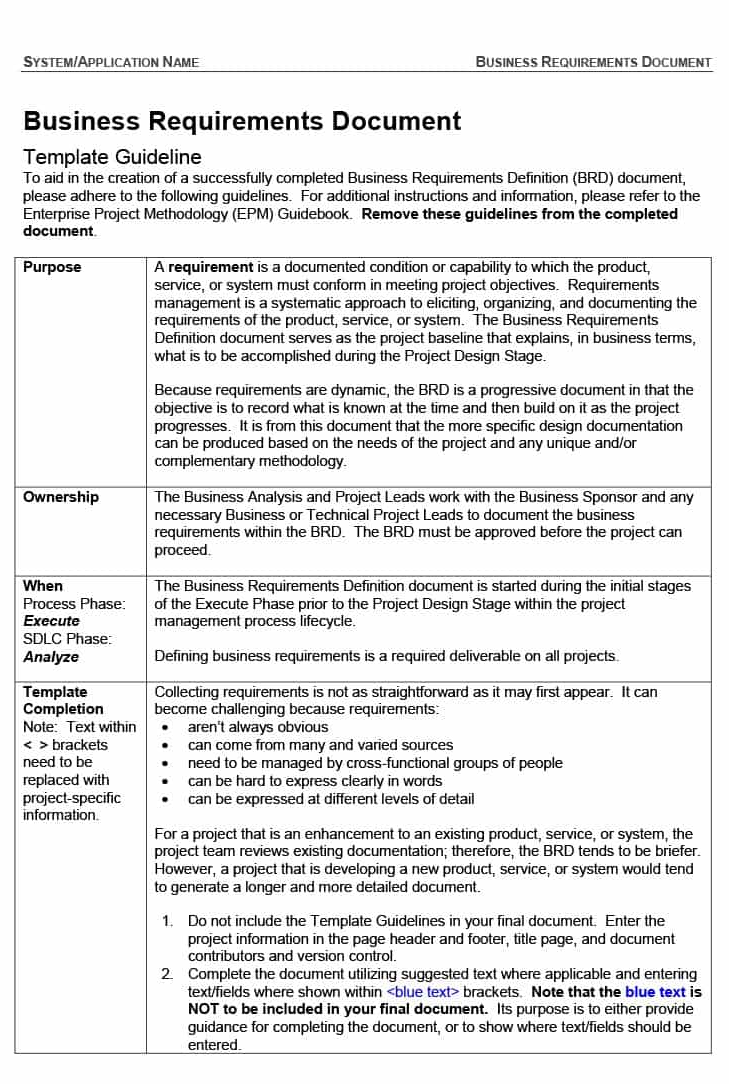
#> input picture testImages/shredThis.png, 729 x 1084 px, found by its file name
$ python perfshredder.py
#> lines starting #> are read from the running program, lines starting #| are printed output that depends on the picture
from PIL import Image
import random
import os
import glob


#https://instagram-engineering.com/instagram-engineering-challenge-the-unshredder-7ef3f7323ab1
# [13 lines left out: function shredImage, not called in this run]

def h_shredImage(sequence, outputPath, demoPath,image,shred_width,shred_height,width,height):#수직 절단
    shredded = Image.new('RGBA', image.size)
    for i, shred_index in enumerate(sequence):
        shred_x1, shred_y1 = 0, shred_height * shred_index
        shred_x2, shred_y2 = width, shred_height + shred_y1

        region = image.crop((shred_x1, shred_y1, shred_x2, shred_y2))
        region.save(f"{outputPath + str(i)}.png")
        shredded.paste(region, (0,shred_height * i))
        shredded.save(demoPath)

def do_shred(method ,SHREDS, path, output_path, demo_path):


    # Open the image
#> called with method = 'H', SHREDS = 10
    image = Image.open(path)
#> image is the input picture: PIL image 729x1084 RGBA; mean R, G, B, A 228.3, 228.3, 228.4, 255
    shredded = Image.new('RGBA', image.size)
#> shredded: PIL image 729x1084 RGBA; every value is 0

    # Gather the width, height
    width, height = image.size
#> width = 729; height = 1084

    # Shred width must not be lower than 14px
    shred_width = width // SHREDS
#> shred_width = 72
    if shred_width < 14:
        shred_width = 14
        SHREDS = width // 14

    shred_height = height // SHREDS
#> shred_height = 108
    if shred_height < 14:
        shred_width = 14
        SHREDS = height //14

    # Shuffle a list of a range between 0 and the shred value given
    sequence = list(range(0, SHREDS))
    # random.shuffle(sequence)

    if method == "H":
        h_shredImage(sequence, output_path, demo_path,image,shred_width,shred_height,width,height)
#> the loop in h_shredImage, `for i, shred_index in enumerate(sequence):` made 10 passes
#> pass 1, in h_shredImage, `region = image.crop((shred_x1, shred_y1, shred_x2, shred_y2))`:
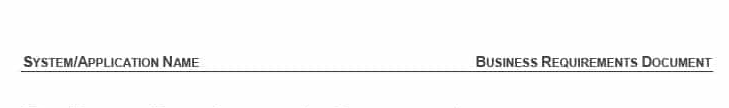
#> region: PIL image 729x108 RGBA; mean R, G, B, A 248, 248, 248, 255
#> pass 1, in h_shredImage, `shredded.save(demoPath)`:
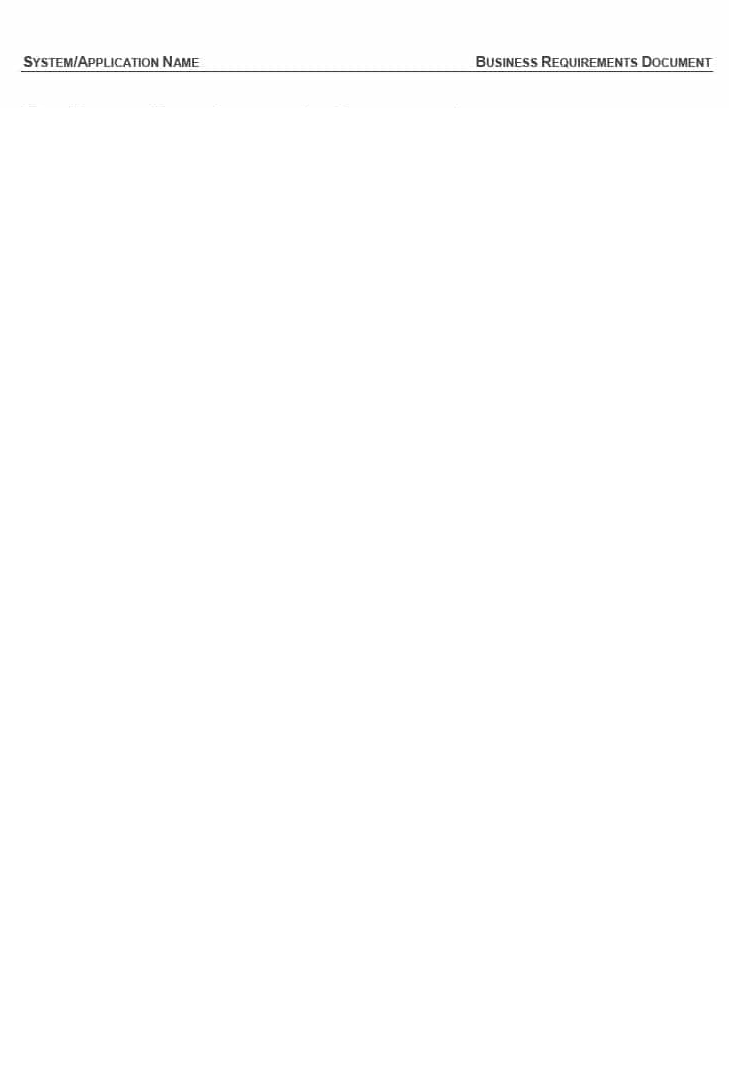
#> saved as notPerf_Demo.png: PIL image 729x1084 RGBA; mean R, G, B, A 24.7, 24.7, 24.7, 25.4; transparent parts drawn white
#> pass 2, in h_shredImage, `region = image.crop((shred_x1, shred_y1, shred_x2, shred_y2))`:
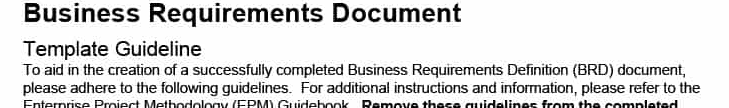
#> region: PIL image 729x108 RGBA; mean R, G, B, A 219.2, 219.2, 219.2, 255
#> pass 2, in h_shredImage, `shredded.save(demoPath)`:
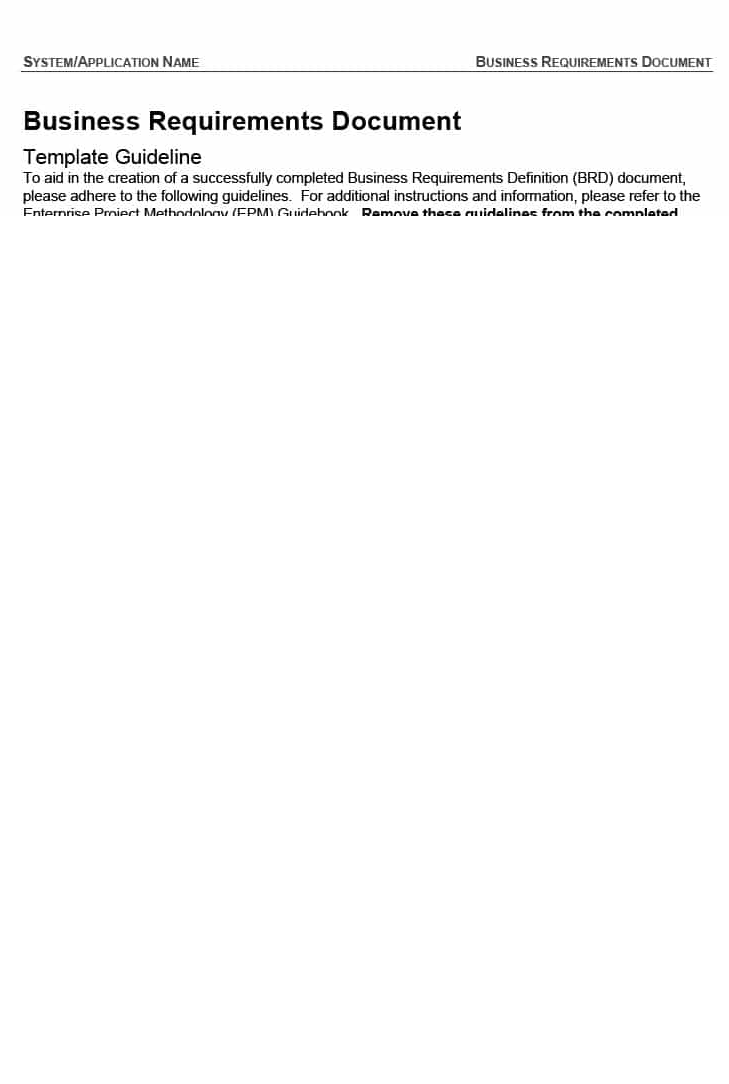
#> saved as notPerf_Demo.png: PIL image 729x1084 RGBA; mean R, G, B, A 46.5, 46.5, 46.5, 50.8; transparent parts drawn white
#> after the loop in h_shredImage, `for i, shred_index in enumerate(sequence):`:
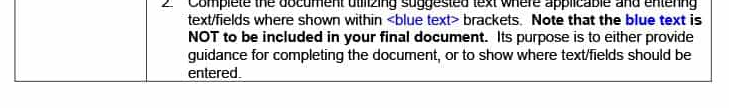
#> region: PIL image 729x108 RGBA; mean R, G, B, A 227.4, 227.3, 228.2, 255
    elif method == "V":
        shredImage(sequence, output_path, demo_path,image,shred_width,shred_height,width,height)

# [48 lines left out: functions h_shredder_for_perfShred, do_perfShred, not called in this run]

if __name__ == "__main__":
    path = "/Users/kyeong/dev/python3/Document-Reconstructor-master/testImages/shredThis.png"
    outputPath = "/Users/kyeong/dev/python3/Document-Reconstructor-master/asset/"
    demoPath = "/Users/kyeong/dev/python3/Document-Reconstructor-master/demos/notPerf_Demo.png"

    # do_shred('H'orizontal/'V'ertical, Shreds, source_imge, output_path, demo_output_path)
    do_shred("H", 10, path, outputPath, demoPath)


    # [4 lines of commented-out code are left out]

$ run again, with process/process0.png copied over testImages/shredThis.png
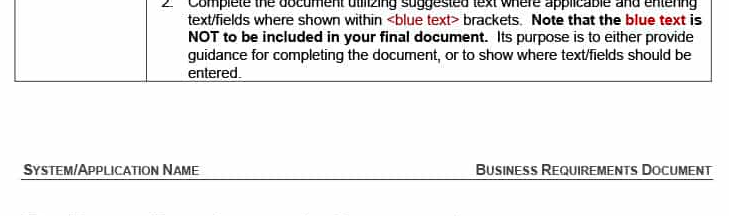
#> input picture process/process0.png, 729 x 216 px, found by its file name
#> in do_shred, image is the input picture: PIL image 729x216 RGB; mean R, G, B 238.1, 237.6, 237.7
#> the loop in h_shredImage, `for i, shred_index in enumerate(sequence):` made 10 passes
#> pass 1, in h_shredImage, `region = image.crop((shred_x1, shred_y1, shred_x2, shred_y2))`:
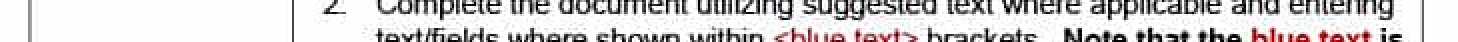
#> region: PIL image 729x21 RGB (shown 2 times larger); mean R, G, B 211.2, 208.6, 208.7
#> pass 2, in h_shredImage, `shredded.save(demoPath)`:
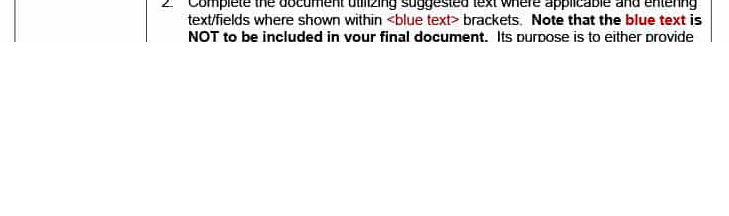
#> saved as notPerf_Demo.png: PIL image 729x216 RGBA; mean R, G, B, A 40.7, 40.3, 40.3, 49.6; transparent parts drawn white

$ run again, with process/process1.png copied over testImages/shredThis.png
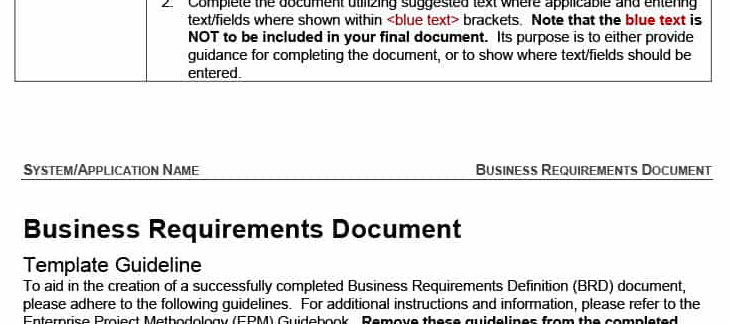
#> input picture process/process1.png, 729 x 324 px, found by its file name
#> in do_shred, image is the input picture: PIL image 729x324 RGB; mean R, G, B 231.8, 231.5, 231.5
#> the loop in h_shredImage, `for i, shred_index in enumerate(sequence):` made 10 passes
#> pass 1, in h_shredImage, `shredded.save(demoPath)`:
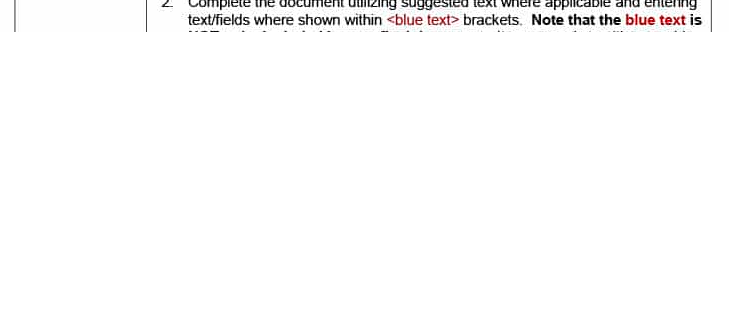
#> saved as notPerf_Demo.png: PIL image 729x324 RGBA; mean R, G, B, A 21.4, 21.1, 21.1, 25.2; transparent parts drawn white
#> after the loop in h_shredImage, `for i, shred_index in enumerate(sequence):`:
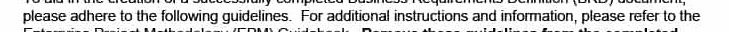
#> region: PIL image 729x32 RGB; min 0, max 255, mean 212.1
